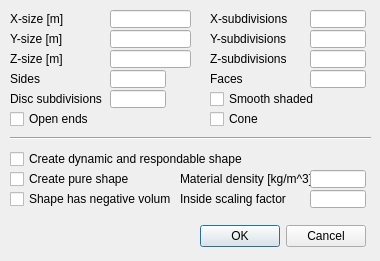
<?xml version="1.0" encoding="UTF-8"?>
<ui version="4.0">
 <class>CQDlgPrimitives</class>
 <widget class="QDialog" name="CQDlgPrimitives">
  <property name="geometry">
   <rect>
    <x>0</x>
    <y>0</y>
    <width>380</width>
    <height>261</height>
   </rect>
  </property>
  <property name="windowTitle">
   <string>Primitive Shapes</string>
  </property>
  <property name="locale">
   <locale language="English" country="UnitedStates"/>
  </property>
  <widget class="QLabel" name="label">
   <property name="geometry">
    <rect>
     <x>10</x>
     <y>10</y>
     <width>91</width>
     <height>18</height>
    </rect>
   </property>
   <property name="text">
    <string>X-size [m]</string>
   </property>
  </widget>
  <widget class="QLineEdit" name="qqXSize">
   <property name="geometry">
    <rect>
     <x>110</x>
     <y>10</y>
     <width>81</width>
     <height>18</height>
    </rect>
   </property>
  </widget>
  <widget class="QLineEdit" name="qqYSize">
   <property name="geometry">
    <rect>
     <x>110</x>
     <y>30</y>
     <width>81</width>
     <height>18</height>
    </rect>
   </property>
  </widget>
  <widget class="QLabel" name="label_2">
   <property name="geometry">
    <rect>
     <x>10</x>
     <y>30</y>
     <width>91</width>
     <height>18</height>
    </rect>
   </property>
   <property name="text">
    <string>Y-size [m]</string>
   </property>
  </widget>
  <widget class="QLabel" name="label_3">
   <property name="geometry">
    <rect>
     <x>10</x>
     <y>50</y>
     <width>91</width>
     <height>18</height>
    </rect>
   </property>
   <property name="text">
    <string>Z-size [m]</string>
   </property>
  </widget>
  <widget class="QLineEdit" name="qqZSize">
   <property name="geometry">
    <rect>
     <x>110</x>
     <y>50</y>
     <width>81</width>
     <height>18</height>
    </rect>
   </property>
  </widget>
  <widget class="QLabel" name="label_4">
   <property name="geometry">
    <rect>
     <x>210</x>
     <y>30</y>
     <width>91</width>
     <height>18</height>
    </rect>
   </property>
   <property name="text">
    <string>Y-subdivisions</string>
   </property>
  </widget>
  <widget class="QLineEdit" name="qqYSubdiv">
   <property name="geometry">
    <rect>
     <x>310</x>
     <y>30</y>
     <width>56</width>
     <height>18</height>
    </rect>
   </property>
  </widget>
  <widget class="QLineEdit" name="qqXSubdiv">
   <property name="geometry">
    <rect>
     <x>310</x>
     <y>10</y>
     <width>56</width>
     <height>18</height>
    </rect>
   </property>
  </widget>
  <widget class="QLabel" name="label_5">
   <property name="geometry">
    <rect>
     <x>210</x>
     <y>50</y>
     <width>91</width>
     <height>18</height>
    </rect>
   </property>
   <property name="text">
    <string>Z-subdivisions</string>
   </property>
  </widget>
  <widget class="QLabel" name="label_6">
   <property name="geometry">
    <rect>
     <x>210</x>
     <y>10</y>
     <width>91</width>
     <height>18</height>
    </rect>
   </property>
   <property name="text">
    <string>X-subdivisions</string>
   </property>
  </widget>
  <widget class="QLineEdit" name="qqZSubdiv">
   <property name="geometry">
    <rect>
     <x>310</x>
     <y>50</y>
     <width>56</width>
     <height>18</height>
    </rect>
   </property>
  </widget>
  <widget class="QLabel" name="label_7">
   <property name="geometry">
    <rect>
     <x>10</x>
     <y>70</y>
     <width>91</width>
     <height>18</height>
    </rect>
   </property>
   <property name="text">
    <string>Sides</string>
   </property>
  </widget>
  <widget class="QLineEdit" name="qqSides">
   <property name="geometry">
    <rect>
     <x>110</x>
     <y>70</y>
     <width>56</width>
     <height>18</height>
    </rect>
   </property>
  </widget>
  <widget class="QLabel" name="label_8">
   <property name="geometry">
    <rect>
     <x>210</x>
     <y>70</y>
     <width>91</width>
     <height>18</height>
    </rect>
   </property>
   <property name="text">
    <string>Faces</string>
   </property>
  </widget>
  <widget class="QLineEdit" name="qqFaces">
   <property name="geometry">
    <rect>
     <x>310</x>
     <y>70</y>
     <width>56</width>
     <height>18</height>
    </rect>
   </property>
  </widget>
  <widget class="QLabel" name="label_9">
   <property name="geometry">
    <rect>
     <x>10</x>
     <y>90</y>
     <width>101</width>
     <height>18</height>
    </rect>
   </property>
   <property name="text">
    <string>Disc subdivisions</string>
   </property>
  </widget>
  <widget class="QLineEdit" name="qqDiscSubdiv">
   <property name="geometry">
    <rect>
     <x>110</x>
     <y>90</y>
     <width>56</width>
     <height>18</height>
    </rect>
   </property>
  </widget>
  <widget class="QCheckBox" name="qqPure">
   <property name="geometry">
    <rect>
     <x>10</x>
     <y>170</y>
     <width>161</width>
     <height>18</height>
    </rect>
   </property>
   <property name="focusPolicy">
    <enum>Qt::StrongFocus</enum>
   </property>
   <property name="text">
    <string>Create pure shape</string>
   </property>
  </widget>
  <widget class="QCheckBox" name="qqOpen">
   <property name="geometry">
    <rect>
     <x>10</x>
     <y>110</y>
     <width>161</width>
     <height>18</height>
    </rect>
   </property>
   <property name="focusPolicy">
    <enum>Qt::StrongFocus</enum>
   </property>
   <property name="text">
    <string>Open ends</string>
   </property>
  </widget>
  <widget class="QCheckBox" name="qqCone">
   <property name="geometry">
    <rect>
     <x>210</x>
     <y>110</y>
     <width>161</width>
     <height>18</height>
    </rect>
   </property>
   <property name="focusPolicy">
    <enum>Qt::StrongFocus</enum>
   </property>
   <property name="text">
    <string>Cone</string>
   </property>
  </widget>
  <widget class="QCheckBox" name="qqSmooth">
   <property name="geometry">
    <rect>
     <x>210</x>
     <y>90</y>
     <width>161</width>
     <height>18</height>
    </rect>
   </property>
   <property name="focusPolicy">
    <enum>Qt::StrongFocus</enum>
   </property>
   <property name="text">
    <string>Smooth shaded</string>
   </property>
  </widget>
  <widget class="QDialogButtonBox" name="qqOkCancel">
   <property name="geometry">
    <rect>
     <x>15</x>
     <y>220</y>
     <width>351</width>
     <height>32</height>
    </rect>
   </property>
   <property name="standardButtons">
    <set>QDialogButtonBox::Cancel|QDialogButtonBox::Ok</set>
   </property>
  </widget>
  <widget class="Line" name="line">
   <property name="geometry">
    <rect>
     <x>10</x>
     <y>130</y>
     <width>361</width>
     <height>16</height>
    </rect>
   </property>
   <property name="orientation">
    <enum>Qt::Horizontal</enum>
   </property>
  </widget>
  <widget class="QLabel" name="label_10">
   <property name="geometry">
    <rect>
     <x>180</x>
     <y>170</y>
     <width>131</width>
     <height>18</height>
    </rect>
   </property>
   <property name="text">
    <string>Material density [kg/m^3]</string>
   </property>
  </widget>
  <widget class="QLineEdit" name="qqDensity">
   <property name="geometry">
    <rect>
     <x>310</x>
     <y>170</y>
     <width>56</width>
     <height>18</height>
    </rect>
   </property>
  </widget>
  <widget class="QCheckBox" name="qqNegativeVolume">
   <property name="geometry">
    <rect>
     <x>10</x>
     <y>190</y>
     <width>161</width>
     <height>18</height>
    </rect>
   </property>
   <property name="focusPolicy">
    <enum>Qt::StrongFocus</enum>
   </property>
   <property name="text">
    <string>Shape has negative volume</string>
   </property>
  </widget>
  <widget class="QLineEdit" name="qqNegativeVolumeScaling">
   <property name="geometry">
    <rect>
     <x>310</x>
     <y>190</y>
     <width>56</width>
     <height>18</height>
    </rect>
   </property>
  </widget>
  <widget class="QLabel" name="label_11">
   <property name="geometry">
    <rect>
     <x>180</x>
     <y>190</y>
     <width>131</width>
     <height>18</height>
    </rect>
   </property>
   <property name="text">
    <string>Inside scaling factor</string>
   </property>
  </widget>
  <widget class="QCheckBox" name="qqDynamic">
   <property name="geometry">
    <rect>
     <x>10</x>
     <y>150</y>
     <width>281</width>
     <height>18</height>
    </rect>
   </property>
   <property name="focusPolicy">
    <enum>Qt::StrongFocus</enum>
   </property>
   <property name="text">
    <string>Create dynamic and respondable shape</string>
   </property>
  </widget>
 </widget>
 <tabstops>
  <tabstop>qqXSize</tabstop>
  <tabstop>qqYSize</tabstop>
  <tabstop>qqZSize</tabstop>
  <tabstop>qqXSubdiv</tabstop>
  <tabstop>qqYSubdiv</tabstop>
  <tabstop>qqZSubdiv</tabstop>
  <tabstop>qqSides</tabstop>
  <tabstop>qqFaces</tabstop>
  <tabstop>qqDiscSubdiv</tabstop>
  <tabstop>qqSmooth</tabstop>
  <tabstop>qqOpen</tabstop>
  <tabstop>qqCone</tabstop>
  <tabstop>qqDynamic</tabstop>
  <tabstop>qqPure</tabstop>
  <tabstop>qqDensity</tabstop>
  <tabstop>qqNegativeVolume</tabstop>
  <tabstop>qqNegativeVolumeScaling</tabstop>
 </tabstops>
 <resources/>
 <connections/>
</ui>
